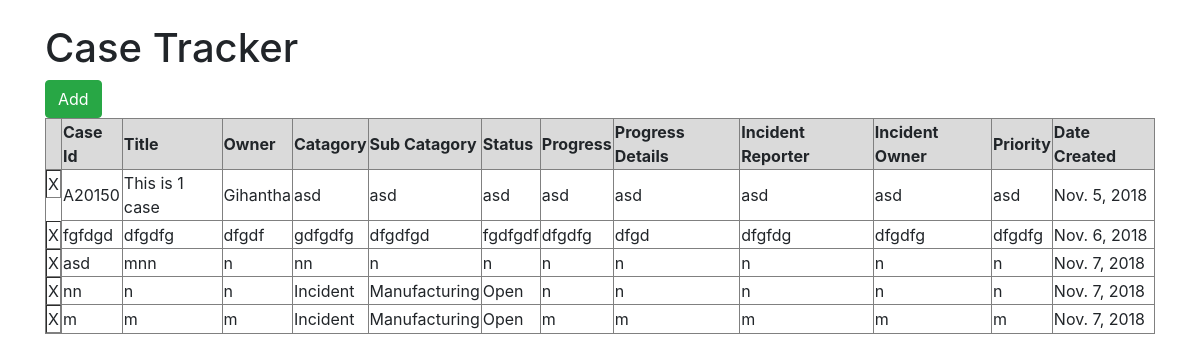
Screenshot of /case with the database file from the repository.
### Case/models.py (models this page shows, shortened)
class caseoverview(models.Model):
    caseid = models.CharField(max_length=20)
    title = models.CharField(max_length=125)
    owner = models.CharField(max_length=125)
    catagory = models.CharField(max_length=20)
    subcatagory = models.CharField(max_length=20)
    status = models.CharField(max_length=10)
    progress = models.CharField(max_length=100)
    progressDetails = models.TextField()
    incidentReporter = models.CharField(max_length=50)
    incidentOwner = models.CharField(max_length=50)
    priority = models.CharField(max_length=10)
    dateCreated = models.DateTimeField(auto_now_add=True)

### Case/views.py (the view)
# urls.py: path('case',views.case, name='case'),
def case(request):
    entres = caseoverview.objects.all()
    return render(request, 'Case/case.html', {'entri': entres})

### Case/templates/Case/case.html
{% extends 'Case/base.html' %}
{% block content %}
<br>
<div class="container">
    <h1>Case Tracker</h1>
    <button type="button" onclick="window.location='{% url 'add' %}'" class="btn btn-success">Add</button>
        <table  border="1">
              <thead>
                <tr class="table-active">
                    <th scope="col"></th>
                    <th scope="col">Case Id</th>
                    <th scope="col">Title</th>
                    <th scope="col">Owner</th>
                    <th scope="col">Catagory</th>
                    <th scope="col">Sub Catagory</th>
                    <th scope="col">Status</th>
                    <th scope="col">Progress</th>
                    <th scope="col">Progress Details</th>
                    <th scope="col">Incident Reporter</th>
                    <th scope="col">Incident Owner</th>
                    <th scope="col">Priority</th>
                    <th scope="col">Date Created</th>
                </tr>
              </thead>
     {% for case in entri %}
        {% include 'Case/_casedetails.html' %}
     {% endfor %}
        </table>
</div>
{% endblock %}

### Case/templates/Case/base.html (shortened to what this page needs)
<!doctype html>
<html lang="en" xmlns="http://www.w3.org/1999/html">
<head>
    {% load static %}
    <link rel="stylesheet" href="{% static 'Case/css/bootstrap.css' %}"/>
    <link rel="stylesheet" href="{% static 'Case/css/style.css' %}"/>
</head>
<body>
{% block content %}
{% endblock %}
</body>
</html>

### Case/templates/Case/_casedetails.html
<div class="contrainer">
<tr>
    <td button data-id="{{ case.id }}" onclick="deletecase(this)" type="button" >X</td>
    <td>{{ case.caseid }}</td>
    <td>{{ case.title }}</td>
    <td>{{ case.owner }}</td>
    <td>{{ case.catagory }}</td>
    <td>{{ case.subcatagory }}</td>
    <td>{{ case.status }}</td>
    <td>{{ case.progress }}</td>
    <td>{{ case.progressDetails }}</td>
    <td>{{ case.incidentReporter }}</td>
    <td>{{ case.incidentOwner }}</td>
    <td>{{ case.priority }}</td>
    <td>{{ case.dateCreated|date }}</td>
    </tr>
</div>

### Case/static/Case/css/style.css (style rules this page uses)
body, html { width: 100%; display: grid; }

### rows the page displays
caseoverview: caseid "A20150", title "This is 1 case", owner "Gihantha", catagory "asd", subcatagory "asd", status "asd", progress "asd", progressDetails "asd", incidentReporter "asd", incidentOwner "asd", priority "asd", dateCreated "Nov. 5, 2018"
caseoverview: caseid "fgfdgd", title "dfgdfg", owner "dfgdf", catagory "gdfgdfg", subcatagory "dfgdfgd", status "fgdfgdf", progress "dfgdfg", progressDetails "dfgd", incidentReporter "dfgfdg", incidentOwner "dfgdfg", priority "dfgdfg", dateCreated "Nov. 6, 2018"
caseoverview: caseid "asd", title "mnn", owner "n", catagory "nn", subcatagory "n", status "n", progress "n", progressDetails "n", incidentReporter "n", incidentOwner "n", priority "n", dateCreated "Nov. 7, 2018"
caseoverview: caseid "nn", title "n", owner "n", catagory "Incident", subcatagory "Manufacturing", status "Open", progress "n", progressDetails "n", incidentReporter "n", incidentOwner "n", priority "n", dateCreated "Nov. 7, 2018"
caseoverview: caseid "m", title "m", owner "m", catagory "Incident", subcatagory "Manufacturing", status "Open", progress "m", progressDetails "m", incidentReporter "m", incidentOwner "m", priority "m", dateCreated "Nov. 7, 2018"
